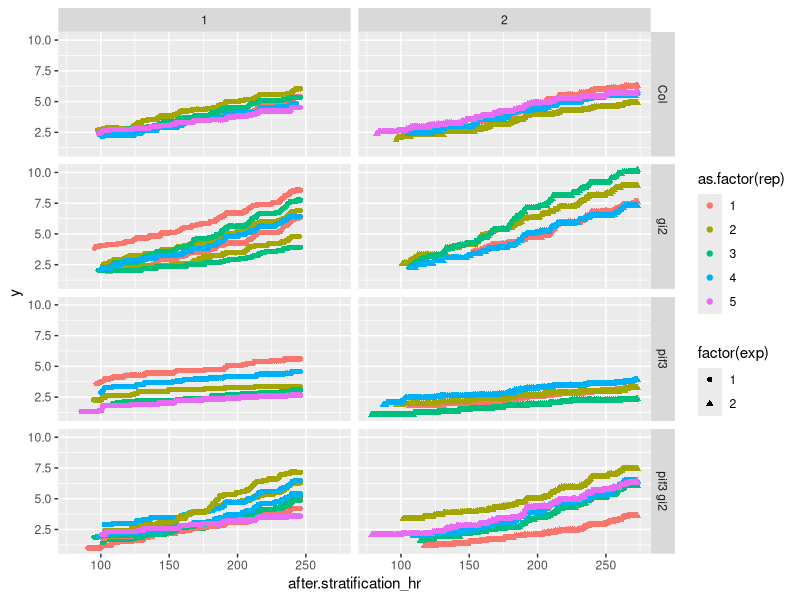

R code for this plot: (Note: this script raises an error after producing the figure.)
## ---- chunk 1
library(ggplot2)
library(dplyr)
# functions used in this script
## vlookup
#Vlookup in R (https://gist.github.com/jnmaloof/7367450)
#Version 0.3 November 12, 2013
#Return senesical results if return column is a factor
#Version 0.2 November 11, 2013
#Require first column of table to be numeric if range lookup is being done
#Change defaults to larger=FALSE
#Julin Maloof
vlookup <- function(ref, #the value or values that you want to look for
                    table, #the table where you want to look for it; will look in first column
                    column, #the column that you want the return data to come from,
                    range=FALSE, #if there is not an exact match, return the closest?
                    larger=FALSE) #if doing a range lookup, should the smaller or larger key be used?)
{
  if(!is.numeric(column) & !column %in% colnames(table)) {
    stop(paste("can't find column",column,"in table"))
  }
  if(range) {
    if(!is.numeric(table[,1])) {
      stop(paste("The first column of table must be numeric when using range lookup"))
    }
    table <- table[order(table[,1]),] 
    index <- findInterval(ref,table[,1])
    if(larger) {
      index <- ifelse(ref %in% table[,1],index,index+1)
    }
    output <- table[index,column]
    output[!index <= dim(table)[1]] <- NA
    
  } else {
    output <- table[match(ref,table[,1]),column]
    output[!ref %in% table[,1]] <- NA #not needed?
  }
  dim(output) <- dim(ref)
  output
}
## ---- chunk 2
# setup working directory
if(Sys.info()["user"]=="nozue") {
  homedir<-"/Volumes/Data6/data_JM4/2016pifgi2_timelapse"
} # customize homedir
if(Sys.info()["user"]=="jmaloof") {
  homedir<-"~/git/Marian_pif3gi2_timelapse/"
} # customize homedir
setwd(homedir)
# 
# reading file time stamp
## This file was created in MSDOS (Celia cam computer) by "dir" command
filetime<-read.table("2016pif3gi2filetime.txt",skip=7,nrows=869)
head(filetime)
tail(filetime)

# reading file name used in exp1
exp1.filename<-read.table("exp1.file.txt",skip=1)
# add 336 to 1 (frmae number in exp1 avi )
exp1.filename$frame<-1:nrow(exp1.filename)
# reading file name used in exp2
exp2.filename<-read.table("exp2.file.txt",nrow=533) # skip the last line "exp2.file.txt"
#exp2.filename$frame<-1:nrow(exp2.filename) # is this true? no 
exp2.filename$frame<- c(((533-309)+1):533, (310-309):(533-309))# is this true? OK. Probably I should fix it becasue this is dirty. (100316)

# reading hypocotyl length data
hyp.data<-read.csv("Marian_gi2pif3_hyp_data.csv")
# need to clean up data (no duplicate)
hyp.data$id<-paste(sub("(2016pif3gi2exp)(1A_|1B_|2A_|2B_)(pif3gi2|pif3|gi2|Col)(.avi:)([[:digit:]]+)([[:print:]]+)","\\1\\2\\3\\4\\5",hyp.data$label),hyp.data$rep,sep="_")
hyp.data[duplicated(hyp.data$id),] # OK
# change pixel into mm
scale<- 95/1220.3213 # 95 mm is 1220.3213 pixel
hyp.data$mm<-hyp.data$pixel * scale


# merge time stamp data and hyp.data
## extract avi movie frame name
hyp.data$frame<-as.integer(sub("(2016pif3gi2exp)(1A_|1B_|2A_|2B_)(pif3gi2|pif3|gi2|Col)(.avi:)([[:digit:]]+)([[:print:]]+)","\\5",hyp.data$label)) 

# obtaining file date/time (exp1)
hyp.data[hyp.data$exp==1,"file"]<-as.character(vlookup(hyp.data[hyp.data$exp==1,"frame"],exp1.filename[,2:1],2))
str(hyp.data)
# obtaining file date/time (exp2)
hyp.data[hyp.data$exp==2,"file"]<-as.character(vlookup(hyp.data[hyp.data$exp==2,"frame"],exp2.filename[,2:1],2))
## obtain file date/time stamp (exp1 and exp2)
hyp.data$date<-vlookup(hyp.data$file,filetime[,c("V4","V1")],2)
hyp.data$time<-vlookup(hyp.data$file,filetime[,c("V4","V2")],2)
## converted to "POSIXlt" (see ?strptime)
hyp.data$date.time<-strptime(paste(hyp.data$date,hyp.data$time,sep="/"),"%m/%d/%Y/%H:%M")

## June 27 is day3 after stratification (start day for exp1 is 
exp1.start.date.time<-strptime("6/24/2016/7:00","%m/%d/%Y/%H:%M") # start date time for exp1
exp2.start.date.time<-strptime("7/1/2016/7:00","%m/%d/%Y/%H:%M") # start date time for exp2

## day-night cycle (7:00 - 15:00 is day)
# calculate hours after stratification 
# cf. hyp.data$date.time - start.date.time gave me units="days"
# for exp1
hyp.data[hyp.data$exp==1,"after.stratification_hr"]<-
  as.numeric(gsub(" hours","",difftime(hyp.data[hyp.data$exp==1,"date.time"],exp1.start.date.time,units="hours"))) # see more in ?difftime
# for exp2
hyp.data[hyp.data$exp==2,"after.stratification_hr"]<-
  as.numeric(gsub(" hours","",difftime(hyp.data[hyp.data$exp==2,"date.time"],exp2.start.date.time,units="hours"))) # see more in ?difftime
# 
str(hyp.data)
head(hyp.data)
summary(hyp.data)

## ---- chunk 3
# from Julin's scripts "TLsmoothMND MAR.R"
calcRate <- function(x) { #no running average
  x <- x[order(x$after.stratification_hr),] 
  x$rate <- NA
  for (i in 2:nrow(x)) {
    x$rate[i] <- (x$y[i]-x$y[i-1]) / (x$after.stratification_hr[i] -x$after.stratification_hr[i-1])
  }
  x
} 

names(hyp.data)<-sub("mm","y",names(hyp.data))
hyp.data$sample<-with(hyp.data,paste(exp,plate,genotype,rep,sep="_")) 
rate.list <- by(hyp.data,hyp.data$sample,calcRate) 
tl.rates <- rate.list[[1]]              #need to recompile the list of dataframes into one dataframe.  this will hold it

for (i in 2:length(rate.list)) tl.rates <- rbind(tl.rates,rate.list[[i]]) #merge into one frame

tl.rates3<-tl.rates[!is.na(tl.rates$rate),]
## ---- chunk 4
samples <- unique(hyp.data$sample)
genotypes <- as.character(unique(hyp.data$genotype))
sample.numbers <- sapply(genotypes,function(g) {
  sum(grepl(g,samples))
})
sample.numbers
## ---- chunk 5
# plot (height version)
p.height<-ggplot(hyp.data,aes(x=after.stratification_hr,y=y,color=as.factor(rep),shape=factor(exp))) + geom_point()+facet_grid(genotype~exp)
p.height

## ---- chunk 6

labels <- c("Col"="col0", "gi2"="gi-2", "pif3"="pif3-1", "pif3 gi2" = "gi2;pif3-1")
colors <- c("Col"="black", "gi2"="orange", "pif3"="yellow", "pif3 gi2" = "green")


night <- seq(8,max(tl.rates$after.stratification_hr),24)
day <- seq(24,max(tl.rates$after.stratification_hr),24)
if (length(night)>length(day)) day <- c(day,max(tl.rates$after.stratification_hr))
bottom <- rep(-0.02,length(night))
top <- rep(0.11,length(night)) # for mm

#data frame to hold coordinates for nighttime rectangles
rectangles <- data.frame(night,day,top,bottom,rate=0,after.stratification_hr=0)
rm(night,day,top,bottom)

p.growthrate<- ggplot(data=tl.rates3,aes(y=rate,x=after.stratification_hr))  
p.growthrate <- p.growthrate + facet_grid(genotype~., labeller = labeller(genotype=labels))
p.growthrate <- p.growthrate + geom_rect(data=rectangles,mapping=aes(xmin=night,xmax=day,ymin=bottom,ymax=top),fill="grey80")
p.growthrate <- p.growthrate + geom_smooth(aes(color=genotype),stat="smooth",fill="grey20",method="loess",span=.1,n=200) # needs to play with span and n
p.growthrate <- p.growthrate + theme(panel.background = element_rect(fill = "white")) + 
  labs(x="Time (hr)",y="Growth rate (mm/hr)") +
   theme(axis.title = element_text(face="bold"))
p.growthrate <- p.growthrate + coord_cartesian(xlim=100:max(tl.rates3$after.stratification_hr)) # + coord_cartesian(ylim=c(-0.001,0.005))
p.growthrate <- p.growthrate + scale_color_manual(values = colors, guide=FALSE)
p.growthrate

ggsave(p.growthrate,file="Maria_pif3gi2_timelapse_v2.png",width=4,height=3) 
# Time (h): time after stratification (hr) (cf. Nozue (2007) use "zero indicates dawn of the fourth day")
#
## ---- chunk 7

p.growthrate<- ggplot(data=tl.rates3[grepl("gi2",tl.rates3$genotype),],aes(y=rate,x=after.stratification_hr)  )
p.growthrate <- p.growthrate +
  geom_rect(data=rectangles,mapping=aes(xmin=night,xmax=day,ymin=bottom,ymax=top),fill="grey80")
p.growthrate <- p.growthrate +
  geom_smooth(mapping=aes(color=genotype),
              stat="smooth",
              fill="grey20",
              method="loess",span=.1,n=200, se = FALSE) # need to play with span and n
p.growthrate <- p.growthrate + theme(
  panel.background = element_rect(fill = "white")) +
  labs(x="Time (hr)",y="Growth rate (mm/hr)") +
   theme(axis.title = element_text(face="bold")) +
  theme(legend.position = "bottom", legend.title=element_blank(), legend.text = element_text(face = "italic"))
p.growthrate <- p.growthrate + coord_cartesian(xlim=c(100,max(tl.rates3$after.stratification_hr)), ylim=c(-.005,0.075))
#p.growthrate <- p.growthrate + coord_cartesian(ylim=c(-0.001,0.005))
p.growthrate <- p.growthrate + scale_color_manual(values = colors, labels = c("gi2"="gi-2", "pif3 gi2" = "gi2;pif3-1"))
p.growthrate
ggsave(p.growthrate,file="Maria_pif3gi2_timelapse_v3.png",dpi=300,height=2.7,width=3.3) 
